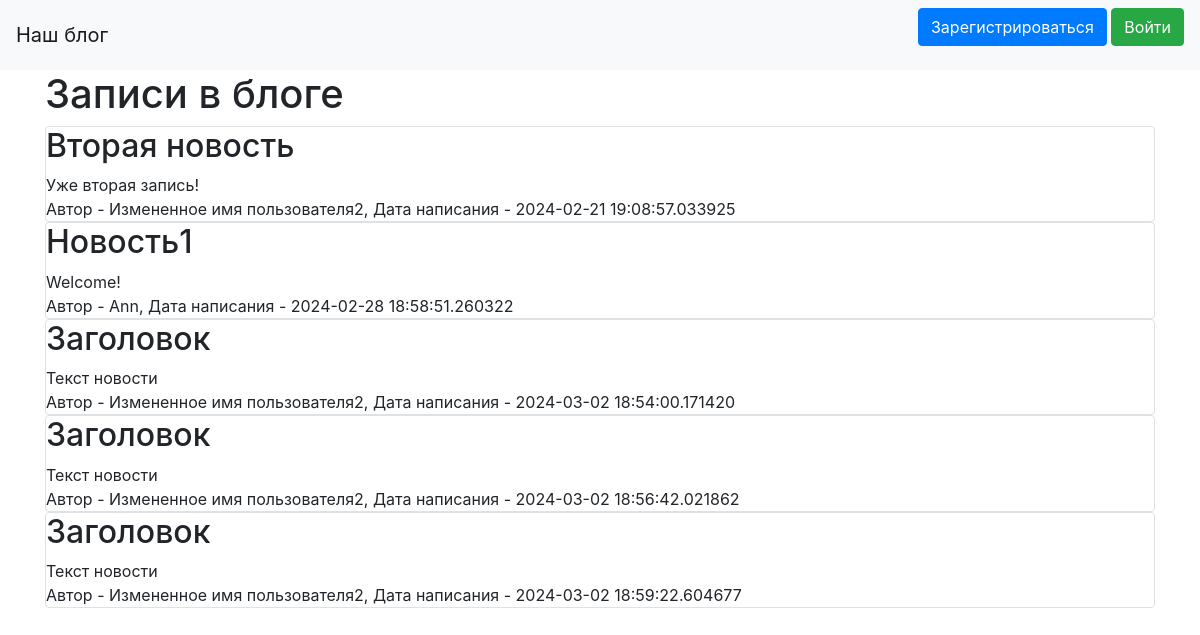
The page / on the database its author committed.
### data/news.py (models this page shows)
class News(SqlAlchemyBase, UserMixin, SerializerMixin):
    __tablename__ = 'news'
    id = sqlalchemy.Column(sqlalchemy.Integer,
                           primary_key=True, autoincrement=True)
    title = sqlalchemy.Column(sqlalchemy.String, nullable=True)
    content = sqlalchemy.Column(sqlalchemy.String, nullable=True)
    created_date = sqlalchemy.Column(sqlalchemy.DateTime,
                                     default=datetime.datetime.now)
    is_private = sqlalchemy.Column(sqlalchemy.Boolean, default=True)
    user_id = sqlalchemy.Column(sqlalchemy.Integer,
                                sqlalchemy.ForeignKey("users.id"))
    user = orm.relationship('User')
    categories = orm.relationship("Category",
                                  secondary="association",
                                  backref="news")

### data/users.py (models this page shows, shortened)
class User(SqlAlchemyBase, UserMixin, SerializerMixin):
    __tablename__ = 'users'
    id = sqlalchemy.Column(sqlalchemy.Integer,
                           primary_key=True, autoincrement=True)
    name = sqlalchemy.Column(sqlalchemy.String, nullable=True)
    about = sqlalchemy.Column(sqlalchemy.String, nullable=True)
    email = sqlalchemy.Column(sqlalchemy.String,
                              index=True, unique=True, nullable=True)
    hashed_password = sqlalchemy.Column(sqlalchemy.String, nullable=True)
    created_date = sqlalchemy.Column(sqlalchemy.DateTime,
                                     default=datetime.datetime.now)
    news = orm.relationship("News", back_populates='user')

### main.py (the view)
@app.route("/")
def index():
    db_sess = db_session.create_session()
    if current_user.is_authenticated:
        news = db_sess.query(News).filter(
            (News.user == current_user) | (News.is_private != True))
    else:
        news = db_sess.query(News).filter(News.is_private != True)
    return render_template("index.html", news=news)

### data/db_session.py (called while the page is built)
def create_session() -> Session:
    global __factory
    return __factory()

### templates/index.html (shortened to what this page needs)
{% extends "base.html" %}
{% block content %}
<h1>Записи в блоге</h1>
{% for item in news%}
<div class="col-md6 border rounded">
    <h2>{{item.title}}</h2>
    <div>
        {{item.content}}
    </div>
    <div>
        Автор - {{item.user.name}}, Дата написания - {{item.created_date}}
    </div>
</div>
{% endfor %}
{% endblock %}

### templates/base.html (shortened to what this page needs)
<!doctype html>
<html lang="en">
<head>
    <link rel="stylesheet"
          href="https://stackpath.bootstrapcdn.com/bootstrap/4.4.1/css/bootstrap.min.css"
>
</head>
<body>
<header>
    <nav class="navbar navbar-light bg-light">
        <a class="navbar-brand" href="#">Наш блог</a>
        {% if current_user.is_authenticated %}
    <a class="navbar-brand" href="/logout">{{ current_user.name }}</a>
{% else %}
    <p>
        <a class="btn btn-primary " href="/register">Зарегистрироваться</a>
        <a class="btn btn-success" href="/login">Войти</a>
    </p>
{% endif %}
    </nav>
</header>
<main role="main" class="container">
    {% block content %}{% endblock %}
</main>
</body>
</html>

### rows shown on the page
News: title "Вторая новость", content "Уже вторая запись!", user.name "Измененное имя пользователя2", created_date "2024-02-21 19:08:57.033925"
News: title "Новость1", content "Welcome!", user.name "Ann", created_date "2024-02-28 18:58:51.260322"
News: title "Заголовок", content "Текст новости", user.name "Измененное имя пользователя2", created_date "2024-03-02 18:54:00.171420"
News: title "Заголовок", content "Текст новости", user.name "Измененное имя пользователя2", created_date "2024-03-02 18:56:42.021862"
News: title "Заголовок", content "Текст новости", user.name "Измененное имя пользователя2", created_date "2024-03-02 18:59:22.604677"
